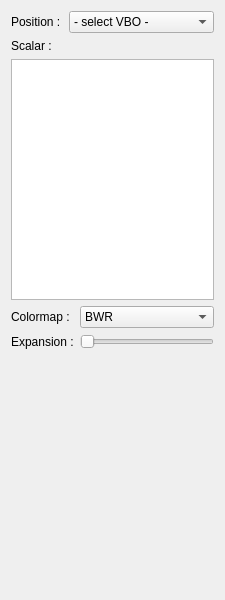
<?xml version="1.0" encoding="UTF-8"?>
<ui version="4.0">
 <class>Surface_RenderScalar_TabWidget</class>
 <widget class="QWidget" name="Surface_RenderScalar_TabWidget">
  <property name="geometry">
   <rect>
    <x>0</x>
    <y>0</y>
    <width>200</width>
    <height>600</height>
   </rect>
  </property>
  <property name="windowTitle">
   <string>Form</string>
  </property>
  <layout class="QGridLayout" name="gridLayout">
   <item row="0" column="0" colspan="2">
    <widget class="QLabel" name="label_2">
     <property name="text">
      <string>Position :</string>
     </property>
    </widget>
   </item>
   <item row="0" column="2" colspan="2">
    <widget class="QComboBox" name="combo_positionVBO">
     <property name="sizePolicy">
      <sizepolicy hsizetype="Expanding" vsizetype="Fixed">
       <horstretch>0</horstretch>
       <verstretch>0</verstretch>
      </sizepolicy>
     </property>
     <item>
      <property name="text">
       <string>- select VBO -</string>
      </property>
     </item>
    </widget>
   </item>
   <item row="1" column="0">
    <widget class="QLabel" name="label_3">
     <property name="text">
      <string>Scalar :</string>
     </property>
    </widget>
   </item>
   <item row="2" column="0" colspan="4">
    <widget class="QListWidget" name="list_scalarVBO">
     <property name="selectionMode">
      <enum>QAbstractItemView::SingleSelection</enum>
     </property>
    </widget>
   </item>
   <item row="3" column="0" colspan="3">
    <widget class="QLabel" name="label_4">
     <property name="text">
      <string>Colormap :</string>
     </property>
    </widget>
   </item>
   <item row="3" column="3">
    <widget class="QComboBox" name="combo_colorMap">
     <property name="sizePolicy">
      <sizepolicy hsizetype="Expanding" vsizetype="Fixed">
       <horstretch>0</horstretch>
       <verstretch>0</verstretch>
      </sizepolicy>
     </property>
     <item>
      <property name="text">
       <string>BWR</string>
      </property>
     </item>
     <item>
      <property name="text">
       <string>CWR</string>
      </property>
     </item>
     <item>
      <property name="text">
       <string>BCGYR</string>
      </property>
     </item>
     <item>
      <property name="text">
       <string>BGR</string>
      </property>
     </item>
    </widget>
   </item>
   <item row="4" column="0" colspan="3">
    <widget class="QLabel" name="label">
     <property name="text">
      <string>Expansion :</string>
     </property>
    </widget>
   </item>
   <item row="4" column="3">
    <widget class="QSlider" name="slider_expansion">
     <property name="maximum">
      <number>10</number>
     </property>
     <property name="pageStep">
      <number>1</number>
     </property>
     <property name="orientation">
      <enum>Qt::Horizontal</enum>
     </property>
    </widget>
   </item>
   <item row="5" column="1" colspan="3">
    <spacer name="verticalSpacer">
     <property name="orientation">
      <enum>Qt::Vertical</enum>
     </property>
     <property name="sizeHint" stdset="0">
      <size>
       <width>156</width>
       <height>161</height>
      </size>
     </property>
    </spacer>
   </item>
  </layout>
 </widget>
 <resources/>
 <connections/>
</ui>
